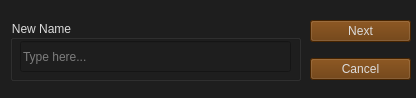
<?xml version="1.0" encoding="UTF-8"?>
<ui version="4.0">
 <class>Form</class>
 <widget class="QWidget" name="Form">
  <property name="geometry">
   <rect>
    <x>0</x>
    <y>0</y>
    <width>416</width>
    <height>98</height>
   </rect>
  </property>
  <property name="windowTitle">
   <string>Form</string>
  </property>
  <property name="styleSheet">
   <string notr="true">color: rgb(220, 220, 220);
background-color: rgb(30, 30, 30);</string>
  </property>
  <widget class="QWidget" name="verticalLayoutWidget">
   <property name="geometry">
    <rect>
     <x>310</x>
     <y>10</y>
     <width>101</width>
     <height>80</height>
    </rect>
   </property>
   <layout class="QVBoxLayout" name="verticalLayout">
    <item>
     <widget class="QPushButton" name="btnOK">
      <property name="styleSheet">
       <string notr="true">color: rgb(220, 220, 220);
background-color: rgb(100, 50, 0);</string>
      </property>
      <property name="text">
       <string>Next</string>
      </property>
     </widget>
    </item>
    <item>
     <widget class="QPushButton" name="btnCancel">
      <property name="styleSheet">
       <string notr="true">color: rgb(220, 220, 220);
background-color: rgb(100, 50, 0);</string>
      </property>
      <property name="text">
       <string>Cancel</string>
      </property>
     </widget>
    </item>
   </layout>
  </widget>
  <widget class="QGroupBox" name="groupBox">
   <property name="geometry">
    <rect>
     <x>10</x>
     <y>20</y>
     <width>291</width>
     <height>61</height>
    </rect>
   </property>
   <property name="title">
    <string>New Name</string>
   </property>
   <widget class="QLineEdit" name="inputName">
    <property name="geometry">
     <rect>
      <x>10</x>
      <y>21</y>
      <width>271</width>
      <height>31</height>
     </rect>
    </property>
    <property name="text">
     <string/>
    </property>
    <property name="placeholderText">
     <string>Type here...</string>
    </property>
   </widget>
  </widget>
 </widget>
 <resources/>
 <connections/>
</ui>
